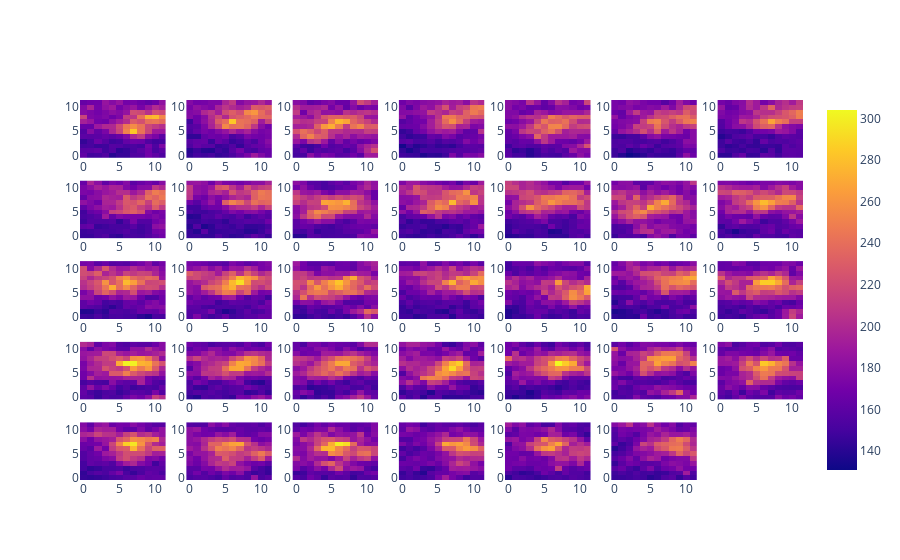

Source (notebook cell):
### Code cell
plot_raw_movie(plot_type = 'max_intensity_projection', raw_image = raw_image_3,track_number = 36)

### Figure 1 — Plotly figure (JSON) as saved in the notebook; plotly's stock layout.template omitted (floating-point values rounded to 4 significant figures; data arrays with more than 128 entries replaced by an {"elided": "..."} marker saying what was removed)
{"data": [{"coloraxis": "coloraxis", "hovertemplate": "x: %{x}<br>y: %{y}<br>color: %{z}<extra></extra>", "name": "0", "type": "heatmap", "xaxis": "x", "yaxis": "y", "z": {"elided": "12x12 int values"}}, {"coloraxis": "coloraxis", "hovertemplate": "x: %{x}<br>y: %{y}<br>color: %{z}<extra></extra>", "name": "0", "type": "heatmap", "xaxis": "x2", "yaxis": "y2", "z": {"elided": "12x12 int values"}}, {"coloraxis": "coloraxis", "hovertemplate": "x: %{x}<br>y: %{y}<br>color: %{z}<extra></extra>", "name": "0", "type": "heatmap", "xaxis": "x3", "yaxis": "y3", "z": {"elided": "12x12 int values"}}, {"coloraxis": "coloraxis", "hovertemplate": "x: %{x}<br>y: %{y}<br>color: %{z}<extra></extra>", "name": "0", "type": "heatmap", "xaxis": "x4", "yaxis": "y4", "z": {"elided": "12x12 int values"}}, {"coloraxis": "coloraxis", "hovertemplate": "x: %{x}<br>y: %{y}<br>color: %{z}<extra></extra>", "name": "0", "type": "heatmap", "xaxis": "x5", "yaxis": "y5", "z": {"elided": "12x12 int values"}}, {"coloraxis": "coloraxis", "hovertemplate": "x: %{x}<br>y: %{y}<br>color: %{z}<extra></extra>", "name": "0", "type": "heatmap", "xaxis": "x6", "yaxis": "y6", "z": {"elided": "12x12 int values"}}, {"coloraxis": "coloraxis", "hovertemplate": "x: %{x}<br>y: %{y}<br>color: %{z}<extra></extra>", "name": "0", "type": "heatmap", "xaxis": "x7", "yaxis": "y7", "z": {"elided": "12x12 int values"}}, {"coloraxis": "coloraxis", "hovertemplate": "x: %{x}<br>y: %{y}<br>color: %{z}<extra></extra>", "name": "0", "type": "heatmap", "xaxis": "x8", "yaxis": "y8", "z": {"elided": "12x12 int values"}}, {"coloraxis": "coloraxis", "hovertemplate": "x: %{x}<br>y: %{y}<br>color: %{z}<extra></extra>", "name": "0", "type": "heatmap", "xaxis": "x9", "yaxis": "y9", "z": {"elided": "12x12 int values"}}, {"coloraxis": "coloraxis", "hovertemplate": "x: %{x}<br>y: %{y}<br>color: %{z}<extra></extra>", "name": "0", "type": "heatmap", "xaxis": "x10", "yaxis": "y10", "z": {"elided": "12x12 int values"}}, {"coloraxis": "coloraxis", "hovertemplate": "x: %{x}<br>y: %{y}<br>color: %{z}<extra></extra>", "name": "0", "type": "heatmap", "xaxis": "x11", "yaxis": "y11", "z": {"elided": "12x12 int values"}}, {"coloraxis": "coloraxis", "hovertemplate": "x: %{x}<br>y: %{y}<br>color: %{z}<extra></extra>", "name": "0", "type": "heatmap", "xaxis": "x12", "yaxis": "y12", "z": {"elided": "12x12 int values"}}, {"coloraxis": "coloraxis", "hovertemplate": "x: %{x}<br>y: %{y}<br>color: %{z}<extra></extra>", "name": "0", "type": "heatmap", "xaxis": "x13", "yaxis": "y13", "z": {"elided": "12x12 int values"}}, {"coloraxis": "coloraxis", "hovertemplate": "x: %{x}<br>y: %{y}<br>color: %{z}<extra></extra>", "name": "0", "type": "heatmap", "xaxis": "x14", "yaxis": "y14", "z": {"elided": "12x12 int values"}}, {"coloraxis": "coloraxis", "hovertemplate": "x: %{x}<br>y: %{y}<br>color: %{z}<extra></extra>", "name": "0", "type": "heatmap", "xaxis": "x15", "yaxis": "y15", "z": {"elided": "12x12 int values"}}, {"coloraxis": "coloraxis", "hovertemplate": "x: %{x}<br>y: %{y}<br>color: %{z}<extra></extra>", "name": "0", "type": "heatmap", "xaxis": "x16", "yaxis": "y16", "z": {"elided": "12x12 int values"}}, {"coloraxis": "coloraxis", "hovertemplate": "x: %{x}<br>y: %{y}<br>color: %{z}<extra></extra>", "name": "0", "type": "heatmap", "xaxis": "x17", "yaxis": "y17", "z": {"elided": "12x12 int values"}}, {"coloraxis": "coloraxis", "hovertemplate": "x: %{x}<br>y: %{y}<br>color: %{z}<extra></extra>", "name": "0", "type": "heatmap", "xaxis": "x18", "yaxis": "y18", "z": {"elided": "12x12 int values"}}, {"coloraxis": "coloraxis", "hovertemplate": "x: %{x}<br>y: %{y}<br>color: %{z}<extra></extra>", "name": "0", "type": "heatmap", "xaxis": "x19", "yaxis": "y19", "z": {"elided": "12x12 int values"}}, {"coloraxis": "coloraxis", "hovertemplate": "x: %{x}<br>y: %{y}<br>color: %{z}<extra></extra>", "name": "0", "type": "heatmap", "xaxis": "x20", "yaxis": "y20", "z": {"elided": "12x12 int values"}}, {"coloraxis": "coloraxis", "hovertemplate": "x: %{x}<br>y: %{y}<br>color: %{z}<extra></extra>", "name": "0", "type": "heatmap", "xaxis": "x21", "yaxis": "y21", "z": {"elided": "12x12 int values"}}, {"coloraxis": "coloraxis", "hovertemplate": "x: %{x}<br>y: %{y}<br>color: %{z}<extra></extra>", "name": "0", "type": "heatmap", "xaxis": "x22", "yaxis": "y22", "z": {"elided": "12x12 int values"}}, {"coloraxis": "coloraxis", "hovertemplate": "x: %{x}<br>y: %{y}<br>color: %{z}<extra></extra>", "name": "0", "type": "heatmap", "xaxis": "x23", "yaxis": "y23", "z": {"elided": "12x12 int values"}}, {"coloraxis": "coloraxis", "hovertemplate": "x: %{x}<br>y: %{y}<br>color: %{z}<extra></extra>", "name": "0", "type": "heatmap", "xaxis": "x24", "yaxis": "y24", "z": {"elided": "12x12 int values"}}, {"coloraxis": "coloraxis", "hovertemplate": "x: %{x}<br>y: %{y}<br>color: %{z}<extra></extra>", "name": "0", "type": "heatmap", "xaxis": "x25", "yaxis": "y25", "z": {"elided": "12x12 int values"}}, {"coloraxis": "coloraxis", "hovertemplate": "x: %{x}<br>y: %{y}<br>color: %{z}<extra></extra>", "name": "0", "type": "heatmap", "xaxis": "x26", "yaxis": "y26", "z": {"elided": "12x12 int values"}}, {"coloraxis": "coloraxis", "hovertemplate": "x: %{x}<br>y: %{y}<br>color: %{z}<extra></extra>", "name": "0", "type": "heatmap", "xaxis": "x27", "yaxis": "y27", "z": {"elided": "12x12 int values"}}, {"coloraxis": "coloraxis", "hovertemplate": "x: %{x}<br>y: %{y}<br>color: %{z}<extra></extra>", "name": "0", "type": "heatmap", "xaxis": "x28", "yaxis": "y28", "z": {"elided": "12x12 int values"}}, {"coloraxis": "coloraxis", "hovertemplate": "x: %{x}<br>y: %{y}<br>color: %{z}<extra></extra>", "name": "0", "type": "heatmap", "xaxis": "x29", "yaxis": "y29", "z": {"elided": "12x12 int values"}}, {"coloraxis": "coloraxis", "hovertemplate": "x: %{x}<br>y: %{y}<br>color: %{z}<extra></extra>", "name": "0", "type": "heatmap", "xaxis": "x30", "yaxis": "y30", "z": {"elided": "12x12 int values"}}, {"coloraxis": "coloraxis", "hovertemplate": "x: %{x}<br>y: %{y}<br>color: %{z}<extra></extra>", "name": "0", "type": "heatmap", "xaxis": "x31", "yaxis": "y31", "z": {"elided": "12x12 int values"}}, {"coloraxis": "coloraxis", "hovertemplate": "x: %{x}<br>y: %{y}<br>color: %{z}<extra></extra>", "name": "0", "type": "heatmap", "xaxis": "x32", "yaxis": "y32", "z": {"elided": "12x12 int values"}}, {"coloraxis": "coloraxis", "hovertemplate": "x: %{x}<br>y: %{y}<br>color: %{z}<extra></extra>", "name": "0", "type": "heatmap", "xaxis": "x33", "yaxis": "y33", "z": {"elided": "12x12 int values"}}, {"coloraxis": "coloraxis", "hovertemplate": "x: %{x}<br>y: %{y}<br>color: %{z}<extra></extra>", "name": "0", "type": "heatmap", "xaxis": "x34", "yaxis": "y34", "z": {"elided": "12x12 int values"}}], "layout": {"xaxis": {"anchor": "y", "domain": [0, 0.1184]}, "xaxis10": {"anchor": "y10", "domain": [0.2939, 0.4122]}, "xaxis11": {"anchor": "y11", "domain": [0.4408, 0.5592]}, "xaxis12": {"anchor": "y12", "domain": [0.5878, 0.7061]}, "xaxis13": {"anchor": "y13", "domain": [0.7347, 0.8531]}, "xaxis14": {"anchor": "y14", "domain": [0.8816, 1.0]}, "xaxis15": {"anchor": "y15", "domain": [0, 0.1184]}, "xaxis16": {"anchor": "y16", "domain": [0.1469, 0.2653]}, "xaxis17": {"anchor": "y17", "domain": [0.2939, 0.4122]}, "xaxis18": {"anchor": "y18", "domain": [0.4408, 0.5592]}, "xaxis19": {"anchor": "y19", "domain": [0.5878, 0.7061]}, "xaxis2": {"anchor": "y2", "domain": [0.1469, 0.2653]}, "xaxis20": {"anchor": "y20", "domain": [0.7347, 0.8531]}, "xaxis21": {"anchor": "y21", "domain": [0.8816, 1.0]}, "xaxis22": {"anchor": "y22", "domain": [0, 0.1184]}, "xaxis23": {"anchor": "y23", "domain": [0.1469, 0.2653]}, "xaxis24": {"anchor": "y24", "domain": [0.2939, 0.4122]}, "xaxis25": {"anchor": "y25", "domain": [0.4408, 0.5592]}, "xaxis26": {"anchor": "y26", "domain": [0.5878, 0.7061]}, "xaxis27": {"anchor": "y27", "domain": [0.7347, 0.8531]}, "xaxis28": {"anchor": "y28", "domain": [0.8816, 1.0]}, "xaxis29": {"anchor": "y29", "domain": [0, 0.1184]}, "xaxis3": {"anchor": "y3", "domain": [0.2939, 0.4122]}, "xaxis30": {"anchor": "y30", "domain": [0.1469, 0.2653]}, "xaxis31": {"anchor": "y31", "domain": [0.2939, 0.4122]}, "xaxis32": {"anchor": "y32", "domain": [0.4408, 0.5592]}, "xaxis33": {"anchor": "y33", "domain": [0.5878, 0.7061]}, "xaxis34": {"anchor": "y34", "domain": [0.7347, 0.8531]}, "xaxis35": {"anchor": "y35", "domain": [0.8816, 1.0]}, "xaxis4": {"anchor": "y4", "domain": [0.4408, 0.5592]}, "xaxis5": {"anchor": "y5", "domain": [0.5878, 0.7061]}, "xaxis6": {"anchor": "y6", "domain": [0.7347, 0.8531]}, "xaxis7": {"anchor": "y7", "domain": [0.8816, 1.0]}, "xaxis8": {"anchor": "y8", "domain": [0, 0.1184]}, "xaxis9": {"anchor": "y9", "domain": [0.1469, 0.2653]}, "yaxis": {"anchor": "x", "domain": [0.848, 1]}, "yaxis10": {"anchor": "x10", "domain": [0.636, 0.788]}, "yaxis11": {"anchor": "x11", "domain": [0.636, 0.788]}, "yaxis12": {"anchor": "x12", "domain": [0.636, 0.788]}, "yaxis13": {"anchor": "x13", "domain": [0.636, 0.788]}, "yaxis14": {"anchor": "x14", "domain": [0.636, 0.788]}, "yaxis15": {"anchor": "x15", "domain": [0.424, 0.576]}, "yaxis16": {"anchor": "x16", "domain": [0.424, 0.576]}, "yaxis17": {"anchor": "x17", "domain": [0.424, 0.576]}, "yaxis18": {"anchor": "x18", "domain": [0.424, 0.576]}, "yaxis19": {"anchor": "x19", "domain": [0.424, 0.576]}, "yaxis2": {"anchor": "x2", "domain": [0.848, 1]}, "yaxis20": {"anchor": "x20", "domain": [0.424, 0.576]}, "yaxis21": {"anchor": "x21", "domain": [0.424, 0.576]}, "yaxis22": {"anchor": "x22", "domain": [0.212, 0.364]}, "yaxis23": {"anchor": "x23", "domain": [0.212, 0.364]}, "yaxis24": {"anchor": "x24", "domain": [0.212, 0.364]}, "yaxis25": {"anchor": "x25", "domain": [0.212, 0.364]}, "yaxis26": {"anchor": "x26", "domain": [0.212, 0.364]}, "yaxis27": {"anchor": "x27", "domain": [0.212, 0.364]}, "yaxis28": {"anchor": "x28", "domain": [0.212, 0.364]}, "yaxis29": {"anchor": "x29", "domain": [0, 0.152]}, "yaxis3": {"anchor": "x3", "domain": [0.848, 1]}, "yaxis30": {"anchor": "x30", "domain": [0, 0.152]}, "yaxis31": {"anchor": "x31", "domain": [0, 0.152]}, "yaxis32": {"anchor": "x32", "domain": [0, 0.152]}, "yaxis33": {"anchor": "x33", "domain": [0, 0.152]}, "yaxis34": {"anchor": "x34", "domain": [0, 0.152]}, "yaxis35": {"anchor": "x35", "domain": [0, 0.152]}, "yaxis4": {"anchor": "x4", "domain": [0.848, 1]}, "yaxis5": {"anchor": "x5", "domain": [0.848, 1]}, "yaxis6": {"anchor": "x6", "domain": [0.848, 1]}, "yaxis7": {"anchor": "x7", "domain": [0.848, 1]}, "yaxis8": {"anchor": "x8", "domain": [0.636, 0.788]}, "yaxis9": {"anchor": "x9", "domain": [0.636, 0.788]}}}
